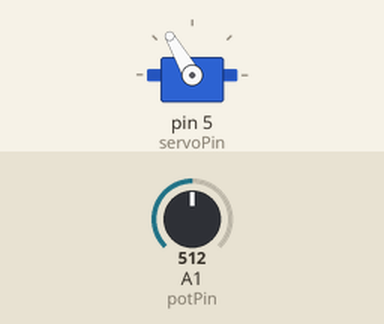
Simulated run of this sketch. Board: Arduino Uno, built with avr-gcc and run on an emulated ATmega328P. Parts: servo. The inputs (shaded band) are chosen by the test bench; at power-on: A1 (potPin) = 512. What the sketch prints to the serial monitor is not drawn.

Above: at 1.05 s.
Timing chart, 0 to 4.0 s (numbered marks = the images above):
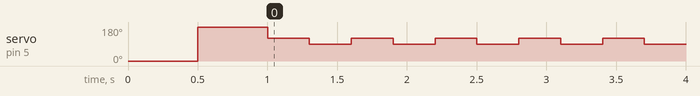

The sketch:

Four_Bar_Linkage_Servo.ino
```cpp
#include <Servo.h>

const int potPin = A1;
const int servoPin = 5;
const int restPoint = 90;
const int maxPoint = 120;

Servo myServo;

void setup() {
  // put your setup code here, to run once:
  Serial.begin(9600);
  myServo.attach(servoPin);

  myServo.write(0);
  delay(500);
  myServo.write(180);
  delay(500);
  myServo.write(90);
}

void loop() {
  // put your main code here, to run repeatedly:
  int potVal = analogRead(potPin);
  Serial.print("potVal: ");
  Serial.println(potVal);
  myServo.write(maxPoint);
  delay(300);
  myServo.write(restPoint);
  delay(300);
}
```

Measured:
- by itself, servo on pin 5 (servoPin): repeats every 0.60 s: 120° 0.30 s, 90° 0.30 s
